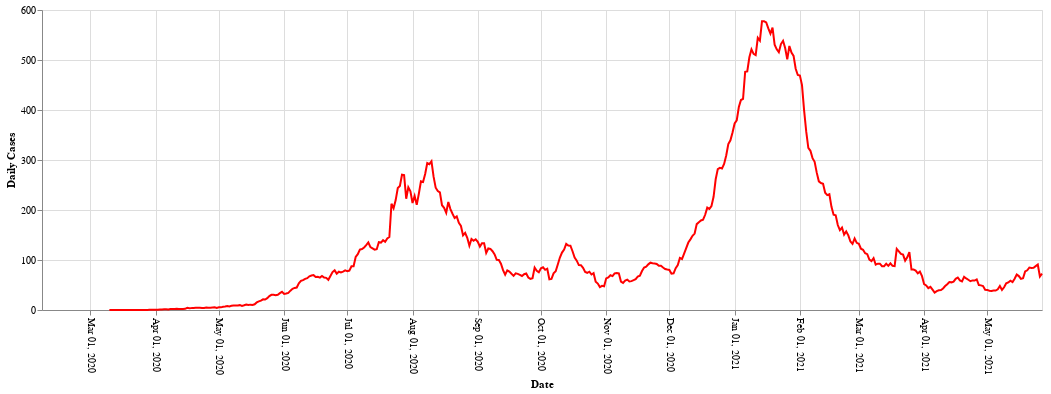

The code cell stored with this chart in its notebook:
### Code cell
alt.Chart(sa_covid19_data, width=1000).mark_line(color='red').encode(x=alt.X('yearmonthdate(date)', title='Date', axis=alt.Axis(tickCount=14, labelAngle=90)),
                                                        y=alt.Y('new_deaths_smoothed', title='Daily Cases'))

### Figure 1 — Vega-Lite specification as saved in the notebook (floating-point values rounded to 4 significant figures; data arrays with more than 128 entries replaced by an {"elided": "..."} marker saying what was removed)
{"config": {"view": {"continuousWidth": 400, "continuousHeight": 300}}, "data": {"name": "data-b0946b8ba3c5897de0cad3b461942119"}, "mark": {"type": "line", "color": "red"}, "encoding": {"x": {"type": "temporal", "axis": {"labelAngle": 90, "tickCount": 14}, "field": "date", "timeUnit": "yearmonthdate", "title": "Date"}, "y": {"type": "quantitative", "field": "new_deaths_smoothed", "title": "Daily Cases"}}, "width": 1000, "$schema": "https://vega.github.io/schema/vega-lite/v4.8.1.json", "datasets": {"data-b0946b8ba3c5897de0cad3b461942119": {"elided": "476 records"}}}
